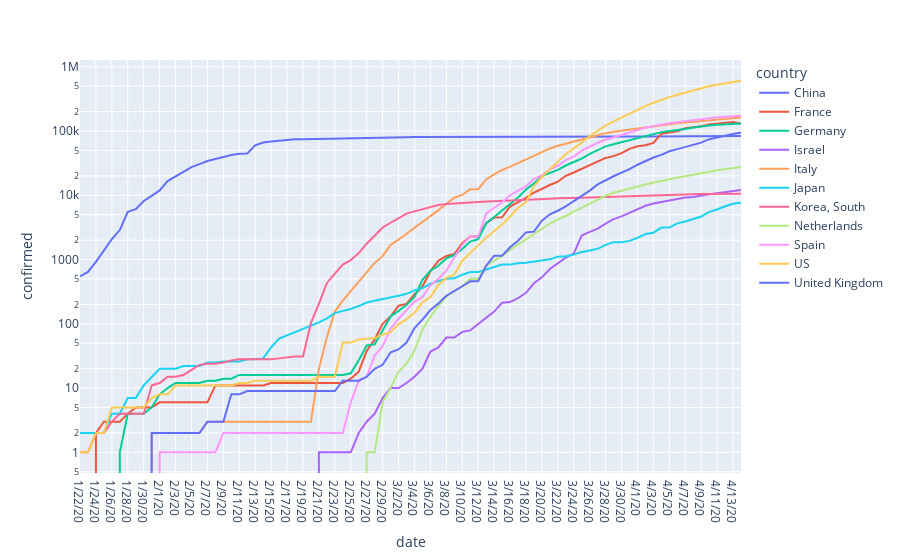

This figure's notebook cell:
### Code cell
fig = px.line(data_of_interest, x="date", y="confirmed", color='country', log_y=True)
fig.show()

### Figure 1 — Plotly figure (JSON) as saved in the notebook; plotly's stock layout.template omitted (floating-point values rounded to 4 significant figures)
{"data": [{"hoverlabel": {"namelength": 0}, "hovertemplate": "country=China<br>date=%{x}<br>confirmed=%{y}", "legendgroup": "China", "line": {"color": "#636efa", "dash": "solid"}, "mode": "lines", "name": "China", "showlegend": true, "type": "scatter", "x": ["1/22/20", "1/23/20", "1/24/20", "1/25/20", "1/26/20", "1/27/20", "1/28/20", "1/29/20", "1/30/20", "1/31/20", "2/1/20", "2/2/20", "2/3/20", "2/4/20", "2/5/20", "2/6/20", "2/7/20", "2/8/20", "2/9/20", "2/10/20", "2/11/20", "2/12/20", "2/13/20", "2/14/20", "2/15/20", "2/16/20", "2/17/20", "2/18/20", "2/19/20", "2/20/20", "2/21/20", "2/22/20", "2/23/20", "2/24/20", "2/25/20", "2/26/20", "2/27/20", "2/28/20", "2/29/20", "3/1/20", "3/2/20", "3/3/20", "3/4/20", "3/5/20", "3/6/20", "3/7/20", "3/8/20", "3/9/20", "3/10/20", "3/11/20", "3/12/20", "3/13/20", "3/14/20", "3/15/20", "3/16/20", "3/17/20", "3/18/20", "3/19/20", "3/20/20", "3/21/20", "3/22/20", "3/23/20", "3/24/20", "3/25/20", "3/26/20", "3/27/20", "3/28/20", "3/29/20", "3/30/20", "3/31/20", "4/1/20", "4/2/20", "4/3/20", "4/4/20", "4/5/20", "4/6/20", "4/7/20", "4/8/20", "4/9/20", "4/10/20", "4/11/20", "4/12/20", "4/13/20", "4/14/20"], "xaxis": "x", "y": [548, 643, 920, 1406, 2075, 2877, 5509, 6087, 8141, 9802, 11891, 16630, 19716, 23707, 27440, 30587, 34110, 36814, 39829, 42354, 44386, 44759, 59895, 66358, 68413, 70513, 72434, 74211, 74619, 75077, 75550, 77001, 77022, 77241, 77754, 78166, 78600, 78928, 79356, 79932, 80136, 80261, 80386, 80537, 80690, 80770, 80823, 80860, 80887, 80921, 80932, 80945, 80977, 81003, 81033, 81058, 81102, 81156, 81250, 81305, 81435, 81498, 81591, 81661, 81782, 81897, 81999, 82122, 82198, 82279, 82361, 82432, 82511, 82543, 82602, 82665, 82718, 82809, 82883, 82941, 83014, 83134, 83213, 83306], "yaxis": "y"}, {"hoverlabel": {"namelength": 0}, "hovertemplate": "country=France<br>date=%{x}<br>confirmed=%{y}", "legendgroup": "France", "line": {"color": "#EF553B", "dash": "solid"}, "mode": "lines", "name": "France", "showlegend": true, "type": "scatter", "x": ["1/22/20", "1/23/20", "1/24/20", "1/25/20", "1/26/20", "1/27/20", "1/28/20", "1/29/20", "1/30/20", "1/31/20", "2/1/20", "2/2/20", "2/3/20", "2/4/20", "2/5/20", "2/6/20", "2/7/20", "2/8/20", "2/9/20", "2/10/20", "2/11/20", "2/12/20", "2/13/20", "2/14/20", "2/15/20", "2/16/20", "2/17/20", "2/18/20", "2/19/20", "2/20/20", "2/21/20", "2/22/20", "2/23/20", "2/24/20", "2/25/20", "2/26/20", "2/27/20", "2/28/20", "2/29/20", "3/1/20", "3/2/20", "3/3/20", "3/4/20", "3/5/20", "3/6/20", "3/7/20", "3/8/20", "3/9/20", "3/10/20", "3/11/20", "3/12/20", "3/13/20", "3/14/20", "3/15/20", "3/16/20", "3/17/20", "3/18/20", "3/19/20", "3/20/20", "3/21/20", "3/22/20", "3/23/20", "3/24/20", "3/25/20", "3/26/20", "3/27/20", "3/28/20", "3/29/20", "3/30/20", "3/31/20", "4/1/20", "4/2/20", "4/3/20", "4/4/20", "4/5/20", "4/6/20", "4/7/20", "4/8/20", "4/9/20", "4/10/20", "4/11/20", "4/12/20", "4/13/20", "4/14/20"], "xaxis": "x", "y": [0, 0, 2, 3, 3, 3, 4, 5, 5, 5, 6, 6, 6, 6, 6, 6, 6, 11, 11, 11, 11, 11, 11, 11, 12, 12, 12, 12, 12, 12, 12, 12, 12, 12, 14, 18, 38, 57, 100, 130, 191, 204, 288, 380, 656, 959, 1136, 1219, 1794, 2293, 2293, 3681, 4496, 4532, 6683, 7715, 9124, 10970, 12758, 14463, 16243, 20123, 22622, 25600, 29551, 33402, 38105, 40708, 45170, 52827, 57749, 59929, 65202, 90848, 93773, 98963, 110065, 113959, 118781, 125931, 130727, 133670, 137875, 131361], "yaxis": "y"}, {"hoverlabel": {"namelength": 0}, "hovertemplate": "country=Germany<br>date=%{x}<br>confirmed=%{y}", "legendgroup": "Germany", "line": {"color": "#00cc96", "dash": "solid"}, "mode": "lines", "name": "Germany", "showlegend": true, "type": "scatter", "x": ["1/22/20", "1/23/20", "1/24/20", "1/25/20", "1/26/20", "1/27/20", "1/28/20", "1/29/20", "1/30/20", "1/31/20", "2/1/20", "2/2/20", "2/3/20", "2/4/20", "2/5/20", "2/6/20", "2/7/20", "2/8/20", "2/9/20", "2/10/20", "2/11/20", "2/12/20", "2/13/20", "2/14/20", "2/15/20", "2/16/20", "2/17/20", "2/18/20", "2/19/20", "2/20/20", "2/21/20", "2/22/20", "2/23/20", "2/24/20", "2/25/20", "2/26/20", "2/27/20", "2/28/20", "2/29/20", "3/1/20", "3/2/20", "3/3/20", "3/4/20", "3/5/20", "3/6/20", "3/7/20", "3/8/20", "3/9/20", "3/10/20", "3/11/20", "3/12/20", "3/13/20", "3/14/20", "3/15/20", "3/16/20", "3/17/20", "3/18/20", "3/19/20", "3/20/20", "3/21/20", "3/22/20", "3/23/20", "3/24/20", "3/25/20", "3/26/20", "3/27/20", "3/28/20", "3/29/20", "3/30/20", "3/31/20", "4/1/20", "4/2/20", "4/3/20", "4/4/20", "4/5/20", "4/6/20", "4/7/20", "4/8/20", "4/9/20", "4/10/20", "4/11/20", "4/12/20", "4/13/20", "4/14/20"], "xaxis": "x", "y": [0, 0, 0, 0, 0, 1, 4, 4, 4, 5, 8, 10, 12, 12, 12, 12, 13, 13, 14, 14, 16, 16, 16, 16, 16, 16, 16, 16, 16, 16, 16, 16, 16, 16, 17, 27, 46, 48, 79, 130, 159, 196, 262, 482, 670, 799, 1040, 1176, 1457, 1908, 2078, 3675, 4585, 5795, 7272, 9257, 12327, 15320, 19848, 22213, 24873, 29056, 32986, 37323, 43938, 50871, 57695, 62095, 66885, 71808, 77872, 84794, 91159, 96092, 100123, 103374, 107663, 113296, 118181, 122171, 124908, 127854, 130072, 131359], "yaxis": "y"}, {"hoverlabel": {"namelength": 0}, "hovertemplate": "country=Israel<br>date=%{x}<br>confirmed=%{y}", "legendgroup": "Israel", "line": {"color": "#ab63fa", "dash": "solid"}, "mode": "lines", "name": "Israel", "showlegend": true, "type": "scatter", "x": ["1/22/20", "1/23/20", "1/24/20", "1/25/20", "1/26/20", "1/27/20", "1/28/20", "1/29/20", "1/30/20", "1/31/20", "2/1/20", "2/2/20", "2/3/20", "2/4/20", "2/5/20", "2/6/20", "2/7/20", "2/8/20", "2/9/20", "2/10/20", "2/11/20", "2/12/20", "2/13/20", "2/14/20", "2/15/20", "2/16/20", "2/17/20", "2/18/20", "2/19/20", "2/20/20", "2/21/20", "2/22/20", "2/23/20", "2/24/20", "2/25/20", "2/26/20", "2/27/20", "2/28/20", "2/29/20", "3/1/20", "3/2/20", "3/3/20", "3/4/20", "3/5/20", "3/6/20", "3/7/20", "3/8/20", "3/9/20", "3/10/20", "3/11/20", "3/12/20", "3/13/20", "3/14/20", "3/15/20", "3/16/20", "3/17/20", "3/18/20", "3/19/20", "3/20/20", "3/21/20", "3/22/20", "3/23/20", "3/24/20", "3/25/20", "3/26/20", "3/27/20", "3/28/20", "3/29/20", "3/30/20", "3/31/20", "4/1/20", "4/2/20", "4/3/20", "4/4/20", "4/5/20", "4/6/20", "4/7/20", "4/8/20", "4/9/20", "4/10/20", "4/11/20", "4/12/20", "4/13/20", "4/14/20"], "xaxis": "x", "y": [0, 0, 0, 0, 0, 0, 0, 0, 0, 0, 0, 0, 0, 0, 0, 0, 0, 0, 0, 0, 0, 0, 0, 0, 0, 0, 0, 0, 0, 0, 1, 1, 1, 1, 1, 2, 3, 4, 7, 10, 10, 12, 15, 20, 37, 43, 61, 61, 75, 79, 100, 126, 155, 213, 218, 250, 304, 427, 529, 712, 883, 1071, 1238, 2369, 2693, 3035, 3619, 4247, 4695, 5358, 6092, 6857, 7428, 7851, 8430, 8904, 9248, 9404, 9968, 10408, 10743, 11145, 11586, 12046], "yaxis": "y"}, {"hoverlabel": {"namelength": 0}, "hovertemplate": "country=Italy<br>date=%{x}<br>confirmed=%{y}", "legendgroup": "Italy", "line": {"color": "#FFA15A", "dash": "solid"}, "mode": "lines", "name": "Italy", "showlegend": true, "type": "scatter", "x": ["1/22/20", "1/23/20", "1/24/20", "1/25/20", "1/26/20", "1/27/20", "1/28/20", "1/29/20", "1/30/20", "1/31/20", "2/1/20", "2/2/20", "2/3/20", "2/4/20", "2/5/20", "2/6/20", "2/7/20", "2/8/20", "2/9/20", "2/10/20", "2/11/20", "2/12/20", "2/13/20", "2/14/20", "2/15/20", "2/16/20", "2/17/20", "2/18/20", "2/19/20", "2/20/20", "2/21/20", "2/22/20", "2/23/20", "2/24/20", "2/25/20", "2/26/20", "2/27/20", "2/28/20", "2/29/20", "3/1/20", "3/2/20", "3/3/20", "3/4/20", "3/5/20", "3/6/20", "3/7/20", "3/8/20", "3/9/20", "3/10/20", "3/11/20", "3/12/20", "3/13/20", "3/14/20", "3/15/20", "3/16/20", "3/17/20", "3/18/20", "3/19/20", "3/20/20", "3/21/20", "3/22/20", "3/23/20", "3/24/20", "3/25/20", "3/26/20", "3/27/20", "3/28/20", "3/29/20", "3/30/20", "3/31/20", "4/1/20", "4/2/20", "4/3/20", "4/4/20", "4/5/20", "4/6/20", "4/7/20", "4/8/20", "4/9/20", "4/10/20", "4/11/20", "4/12/20", "4/13/20", "4/14/20"], "xaxis": "x", "y": [0, 0, 0, 0, 0, 0, 0, 0, 0, 2, 2, 2, 2, 2, 2, 2, 3, 3, 3, 3, 3, 3, 3, 3, 3, 3, 3, 3, 3, 3, 20, 62, 155, 229, 322, 453, 655, 888, 1128, 1694, 2036, 2502, 3089, 3858, 4636, 5883, 7375, 9172, 10149, 12462, 12462, 17660, 21157, 24747, 27980, 31506, 35713, 41035, 47021, 53578, 59138, 63927, 69176, 74386, 80589, 86498, 92472, 97689, 101739, 105792, 110574, 115242, 119827, 124632, 128948, 132547, 135586, 139422, 143626, 147577, 152271, 156363, 159516, 162488], "yaxis": "y"}, {"hoverlabel": {"namelength": 0}, "hovertemplate": "country=Japan<br>date=%{x}<br>confirmed=%{y}", "legendgroup": "Japan", "line": {"color": "#19d3f3", "dash": "solid"}, "mode": "lines", "name": "Japan", "showlegend": true, "type": "scatter", "x": ["1/22/20", "1/23/20", "1/24/20", "1/25/20", "1/26/20", "1/27/20", "1/28/20", "1/29/20", "1/30/20", "1/31/20", "2/1/20", "2/2/20", "2/3/20", "2/4/20", "2/5/20", "2/6/20", "2/7/20", "2/8/20", "2/9/20", "2/10/20", "2/11/20", "2/12/20", "2/13/20", "2/14/20", "2/15/20", "2/16/20", "2/17/20", "2/18/20", "2/19/20", "2/20/20", "2/21/20", "2/22/20", "2/23/20", "2/24/20", "2/25/20", "2/26/20", "2/27/20", "2/28/20", "2/29/20", "3/1/20", "3/2/20", "3/3/20", "3/4/20", "3/5/20", "3/6/20", "3/7/20", "3/8/20", "3/9/20", "3/10/20", "3/11/20", "3/12/20", "3/13/20", "3/14/20", "3/15/20", "3/16/20", "3/17/20", "3/18/20", "3/19/20", "3/20/20", "3/21/20", "3/22/20", "3/23/20", "3/24/20", "3/25/20", "3/26/20", "3/27/20", "3/28/20", "3/29/20", "3/30/20", "3/31/20", "4/1/20", "4/2/20", "4/3/20", "4/4/20", "4/5/20", "4/6/20", "4/7/20", "4/8/20", "4/9/20", "4/10/20", "4/11/20", "4/12/20", "4/13/20", "4/14/20"], "xaxis": "x", "y": [2, 2, 2, 2, 4, 4, 7, 7, 11, 15, 20, 20, 20, 22, 22, 22, 25, 25, 26, 26, 26, 28, 28, 29, 43, 59, 66, 74, 84, 94, 105, 122, 147, 159, 170, 189, 214, 228, 241, 256, 274, 293, 331, 360, 420, 461, 502, 511, 581, 639, 639, 701, 773, 839, 839, 878, 889, 924, 963, 1007, 1101, 1128, 1193, 1307, 1387, 1468, 1693, 1866, 1866, 1953, 2178, 2495, 2617, 3139, 3139, 3654, 3906, 4257, 4667, 5530, 6005, 6748, 7370, 7645], "yaxis": "y"}, {"hoverlabel": {"namelength": 0}, "hovertemplate": "country=Korea, South<br>date=%{x}<br>confirmed=%{y}", "legendgroup": "Korea, South", "line": {"color": "#FF6692", "dash": "solid"}, "mode": "lines", "name": "Korea, South", "showlegend": true, "type": "scatter", "x": ["1/22/20", "1/23/20", "1/24/20", "1/25/20", "1/26/20", "1/27/20", "1/28/20", "1/29/20", "1/30/20", "1/31/20", "2/1/20", "2/2/20", "2/3/20", "2/4/20", "2/5/20", "2/6/20", "2/7/20", "2/8/20", "2/9/20", "2/10/20", "2/11/20", "2/12/20", "2/13/20", "2/14/20", "2/15/20", "2/16/20", "2/17/20", "2/18/20", "2/19/20", "2/20/20", "2/21/20", "2/22/20", "2/23/20", "2/24/20", "2/25/20", "2/26/20", "2/27/20", "2/28/20", "2/29/20", "3/1/20", "3/2/20", "3/3/20", "3/4/20", "3/5/20", "3/6/20", "3/7/20", "3/8/20", "3/9/20", "3/10/20", "3/11/20", "3/12/20", "3/13/20", "3/14/20", "3/15/20", "3/16/20", "3/17/20", "3/18/20", "3/19/20", "3/20/20", "3/21/20", "3/22/20", "3/23/20", "3/24/20", "3/25/20", "3/26/20", "3/27/20", "3/28/20", "3/29/20", "3/30/20", "3/31/20", "4/1/20", "4/2/20", "4/3/20", "4/4/20", "4/5/20", "4/6/20", "4/7/20", "4/8/20", "4/9/20", "4/10/20", "4/11/20", "4/12/20", "4/13/20", "4/14/20"], "xaxis": "x", "y": [1, 1, 2, 2, 3, 4, 4, 4, 4, 11, 12, 15, 15, 16, 19, 23, 24, 24, 25, 27, 28, 28, 28, 28, 28, 29, 30, 31, 31, 104, 204, 433, 602, 833, 977, 1261, 1766, 2337, 3150, 3736, 4335, 5186, 5621, 6088, 6593, 7041, 7314, 7478, 7513, 7755, 7869, 7979, 8086, 8162, 8236, 8320, 8413, 8565, 8652, 8799, 8961, 8961, 9037, 9137, 9241, 9332, 9478, 9583, 9661, 9786, 9887, 9976, 10062, 10156, 10237, 10284, 10331, 10384, 10423, 10450, 10480, 10512, 10537, 10564], "yaxis": "y"}, {"hoverlabel": {"namelength": 0}, "hovertemplate": "country=Netherlands<br>date=%{x}<br>confirmed=%{y}", "legendgroup": "Netherlands", "line": {"color": "#B6E880", "dash": "solid"}, "mode": "lines", "name": "Netherlands", "showlegend": true, "type": "scatter", "x": ["1/22/20", "1/23/20", "1/24/20", "1/25/20", "1/26/20", "1/27/20", "1/28/20", "1/29/20", "1/30/20", "1/31/20", "2/1/20", "2/2/20", "2/3/20", "2/4/20", "2/5/20", "2/6/20", "2/7/20", "2/8/20", "2/9/20", "2/10/20", "2/11/20", "2/12/20", "2/13/20", "2/14/20", "2/15/20", "2/16/20", "2/17/20", "2/18/20", "2/19/20", "2/20/20", "2/21/20", "2/22/20", "2/23/20", "2/24/20", "2/25/20", "2/26/20", "2/27/20", "2/28/20", "2/29/20", "3/1/20", "3/2/20", "3/3/20", "3/4/20", "3/5/20", "3/6/20", "3/7/20", "3/8/20", "3/9/20", "3/10/20", "3/11/20", "3/12/20", "3/13/20", "3/14/20", "3/15/20", "3/16/20", "3/17/20", "3/18/20", "3/19/20", "3/20/20", "3/21/20", "3/22/20", "3/23/20", "3/24/20", "3/25/20", "3/26/20", "3/27/20", "3/28/20", "3/29/20", "3/30/20", "3/31/20", "4/1/20", "4/2/20", "4/3/20", "4/4/20", "4/5/20", "4/6/20", "4/7/20", "4/8/20", "4/9/20", "4/10/20", "4/11/20", "4/12/20", "4/13/20", "4/14/20"], "xaxis": "x", "y": [0, 0, 0, 0, 0, 0, 0, 0, 0, 0, 0, 0, 0, 0, 0, 0, 0, 0, 0, 0, 0, 0, 0, 0, 0, 0, 0, 0, 0, 0, 0, 0, 0, 0, 0, 0, 1, 1, 6, 10, 18, 24, 38, 82, 128, 188, 265, 321, 382, 503, 503, 806, 962, 1138, 1416, 1711, 2058, 2467, 3003, 3640, 4217, 4764, 5580, 6438, 7468, 8647, 9819, 10930, 11817, 12667, 13696, 14788, 15821, 16727, 17953, 18926, 19709, 20682, 21903, 23249, 24571, 25746, 26710, 27580], "yaxis": "y"}, {"hoverlabel": {"namelength": 0}, "hovertemplate": "country=Spain<br>date=%{x}<br>confirmed=%{y}", "legendgroup": "Spain", "line": {"color": "#FF97FF", "dash": "solid"}, "mode": "lines", "name": "Spain", "showlegend": true, "type": "scatter", "x": ["1/22/20", "1/23/20", "1/24/20", "1/25/20", "1/26/20", "1/27/20", "1/28/20", "1/29/20", "1/30/20", "1/31/20", "2/1/20", "2/2/20", "2/3/20", "2/4/20", "2/5/20", "2/6/20", "2/7/20", "2/8/20", "2/9/20", "2/10/20", "2/11/20", "2/12/20", "2/13/20", "2/14/20", "2/15/20", "2/16/20", "2/17/20", "2/18/20", "2/19/20", "2/20/20", "2/21/20", "2/22/20", "2/23/20", "2/24/20", "2/25/20", "2/26/20", "2/27/20", "2/28/20", "2/29/20", "3/1/20", "3/2/20", "3/3/20", "3/4/20", "3/5/20", "3/6/20", "3/7/20", "3/8/20", "3/9/20", "3/10/20", "3/11/20", "3/12/20", "3/13/20", "3/14/20", "3/15/20", "3/16/20", "3/17/20", "3/18/20", "3/19/20", "3/20/20", "3/21/20", "3/22/20", "3/23/20", "3/24/20", "3/25/20", "3/26/20", "3/27/20", "3/28/20", "3/29/20", "3/30/20", "3/31/20", "4/1/20", "4/2/20", "4/3/20", "4/4/20", "4/5/20", "4/6/20", "4/7/20", "4/8/20", "4/9/20", "4/10/20", "4/11/20", "4/12/20", "4/13/20", "4/14/20"], "xaxis": "x", "y": [0, 0, 0, 0, 0, 0, 0, 0, 0, 0, 1, 1, 1, 1, 1, 1, 1, 1, 2, 2, 2, 2, 2, 2, 2, 2, 2, 2, 2, 2, 2, 2, 2, 2, 6, 13, 15, 32, 45, 84, 120, 165, 222, 259, 400, 500, 673, 1073, 1695, 2277, 2277, 5232, 6391, 7798, 9942, 11748, 13910, 17963, 20410, 25374, 28768, 35136, 39885, 49515, 57786, 65719, 73235, 80110, 87956, 95923, 104118, 112065, 119199, 126168, 131646, 136675, 141942, 148220, 153222, 158273, 163027, 166831, 170099, 172541], "yaxis": "y"}, {"hoverlabel": {"namelength": 0}, "hovertemplate": "country=US<br>date=%{x}<br>confirmed=%{y}", "legendgroup": "US", "line": {"color": "#FECB52", "dash": "solid"}, "mode": "lines", "name": "US", "showlegend": true, "type": "scatter", "x": ["1/22/20", "1/23/20", "1/24/20", "1/25/20", "1/26/20", "1/27/20", "1/28/20", "1/29/20", "1/30/20", "1/31/20", "2/1/20", "2/2/20", "2/3/20", "2/4/20", "2/5/20", "2/6/20", "2/7/20", "2/8/20", "2/9/20", "2/10/20", "2/11/20", "2/12/20", "2/13/20", "2/14/20", "2/15/20", "2/16/20", "2/17/20", "2/18/20", "2/19/20", "2/20/20", "2/21/20", "2/22/20", "2/23/20", "2/24/20", "2/25/20", "2/26/20", "2/27/20", "2/28/20", "2/29/20", "3/1/20", "3/2/20", "3/3/20", "3/4/20", "3/5/20", "3/6/20", "3/7/20", "3/8/20", "3/9/20", "3/10/20", "3/11/20", "3/12/20", "3/13/20", "3/14/20", "3/15/20", "3/16/20", "3/17/20", "3/18/20", "3/19/20", "3/20/20", "3/21/20", "3/22/20", "3/23/20", "3/24/20", "3/25/20", "3/26/20", "3/27/20", "3/28/20", "3/29/20", "3/30/20", "3/31/20", "4/1/20", "4/2/20", "4/3/20", "4/4/20", "4/5/20", "4/6/20", "4/7/20", "4/8/20", "4/9/20", "4/10/20", "4/11/20", "4/12/20", "4/13/20", "4/14/20"], "xaxis": "x", "y": [1, 1, 2, 2, 5, 5, 5, 5, 5, 7, 8, 8, 11, 11, 11, 11, 11, 11, 11, 11, 12, 12, 13, 13, 13, 13, 13, 13, 13, 13, 15, 15, 15, 51, 51, 57, 58, 60, 68, 74, 98, 118, 149, 217, 262, 402, 518, 583, 959, 1281, 1663, 2179, 2727, 3499, 4632, 6421, 7783, 13747, 19273, 25600, 33276, 43847, 53740, 65778, 83836, 101657, 121465, 140909, 161831, 188172, 213372, 243762, 275586, 308853, 337072, 366667, 396223, 429052, 461437, 496535, 526396, 555313, 580619, 607670], "yaxis": "y"}, {"hoverlabel": {"namelength": 0}, "hovertemplate": "country=United Kingdom<br>date=%{x}<br>confirmed=%{y}", "legendgroup": "United Kingdom", "line": {"color": "#636efa", "dash": "solid"}, "mode": "lines", "name": "United Kingdom", "showlegend": true, "type": "scatter", "x": ["1/22/20", "1/23/20", "1/24/20", "1/25/20", "1/26/20", "1/27/20", "1/28/20", "1/29/20", "1/30/20", "1/31/20", "2/1/20", "2/2/20", "2/3/20", "2/4/20", "2/5/20", "2/6/20", "2/7/20", "2/8/20", "2/9/20", "2/10/20", "2/11/20", "2/12/20", "2/13/20", "2/14/20", "2/15/20", "2/16/20", "2/17/20", "2/18/20", "2/19/20", "2/20/20", "2/21/20", "2/22/20", "2/23/20", "2/24/20", "2/25/20", "2/26/20", "2/27/20", "2/28/20", "2/29/20", "3/1/20", "3/2/20", "3/3/20", "3/4/20", "3/5/20", "3/6/20", "3/7/20", "3/8/20", "3/9/20", "3/10/20", "3/11/20", "3/12/20", "3/13/20", "3/14/20", "3/15/20", "3/16/20", "3/17/20", "3/18/20", "3/19/20", "3/20/20", "3/21/20", "3/22/20", "3/23/20", "3/24/20", "3/25/20", "3/26/20", "3/27/20", "3/28/20", "3/29/20", "3/30/20", "3/31/20", "4/1/20", "4/2/20", "4/3/20", "4/4/20", "4/5/20", "4/6/20", "4/7/20", "4/8/20", "4/9/20", "4/10/20", "4/11/20", "4/12/20", "4/13/20", "4/14/20"], "xaxis": "x", "y": [0, 0, 0, 0, 0, 0, 0, 0, 0, 2, 2, 2, 2, 2, 2, 2, 3, 3, 3, 8, 8, 9, 9, 9, 9, 9, 9, 9, 9, 9, 9, 9, 9, 13, 13, 13, 15, 20, 23, 36, 40, 51, 86, 116, 164, 207, 274, 322, 384, 459, 459, 802, 1144, 1145, 1551, 1960, 2642, 2716, 4014, 5067, 5745, 6726, 8164, 9640, 11812, 14745, 17312, 19780, 22453, 25481, 29865, 34173, 38689, 42477, 48436, 52279, 55949, 61474, 65872, 74605, 79874, 85206, 89570, 94845], "yaxis": "y"}], "layout": {"legend": {"title": {"text": "country"}, "tracegroupgap": 0}, "margin": {"t": 60}, "xaxis": {"anchor": "y", "domain": [0, 1], "title": {"text": "date"}}, "yaxis": {"anchor": "x", "domain": [0, 1], "title": {"text": "confirmed"}, "type": "log"}}}
